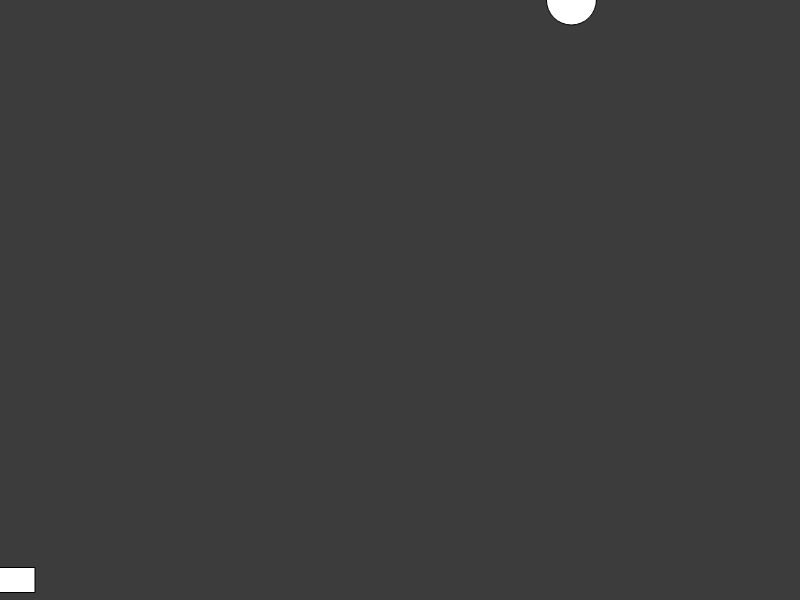
Frame 1 (no input)
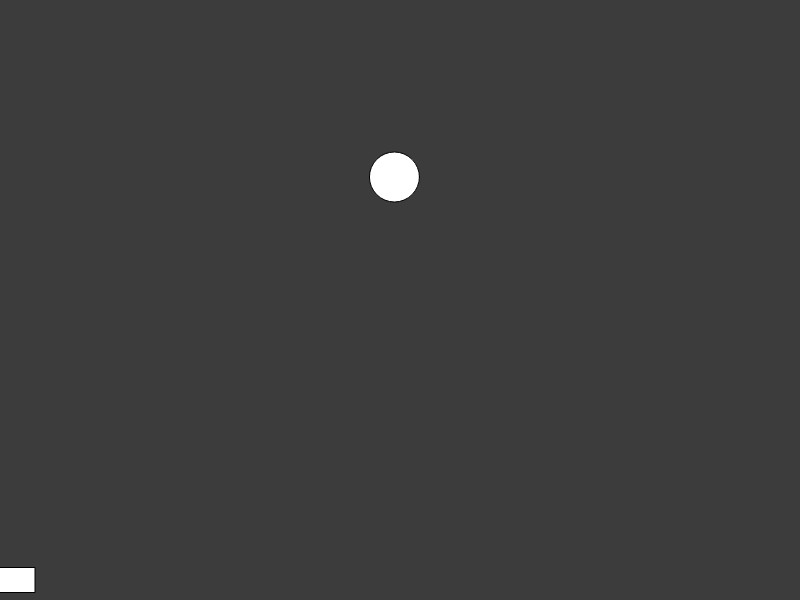
Frame 60 (no input)
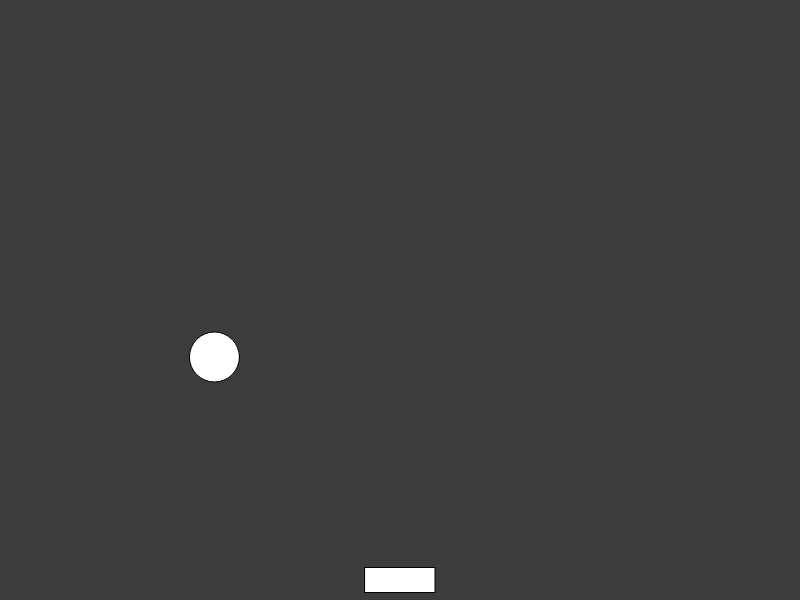
Frame 120 (the mouse pressed at the canvas centre since frame 60)

The p5.js sketch that drew these frames (run headless with seeded random() and noise() and a simulated clock; from frame 60 on, the mouse is pressed at the canvas centre):

// p5.js sketch
// ── sketch.js
let cx,
    cy,
    cvx,
    cvy,
    cw,
    ch,
    rw,
    rg;

function setup() {
    createCanvas(800,600);

    cx=random(0,width);
    cy=0;
    cvx=-3;
    cvy=3;
    cw=50;
    ch=50;
    rw=70;
    rh=25;

};

function draw() {
    background(60);

    ellipse(cx,cy,cw,ch);
   cx+=cvx;
   cy+=cvy;

   if(cx>width || cx<0){
       cvx*=-1;
   };
   if(cy<0){
       cvy*=-1;
   };
   if (cy>height) {
       cy=0;
       cx=random(0,width);
   };
   if (cy>=height-45 && cx>=mouseX-rw/2 && cx<=mouseX+rw/2) {
       cvy*=-1;
   };
   
   
   rectMode(CENTER);
   rect(mouseX,height-20,rw,rh);
    
};
